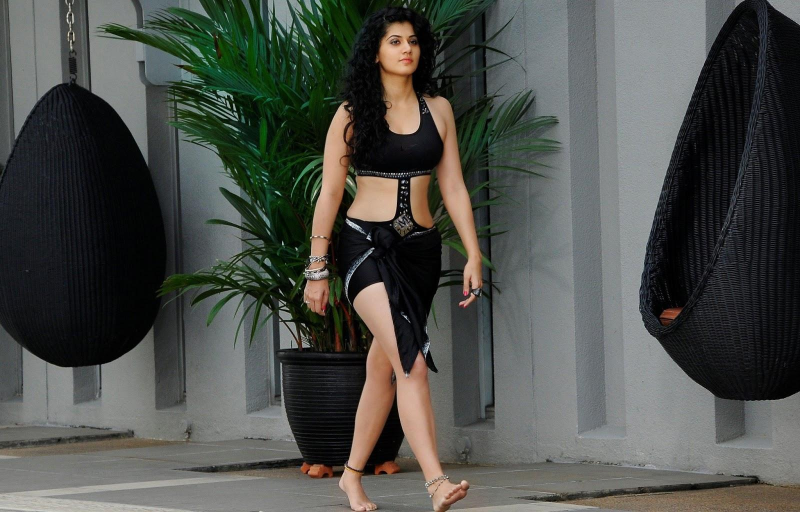
#> input picture webapp/sonu2.jpg, 1600 x 1024 px, found by its file name (shown at 1/2 size)
$ python image_processing.py
#> lines starting #> are read from the running program, lines starting #| are printed output that depends on the picture
#! /usr/bin/env python3
from PIL import Image
import numpy as np


def img2arr(image_data):
    image = image_data
    image_as_array = np.asarray(image,dtype="int8")
    return image_as_array

def arr2img(array,w,h,c,filename):
    array = np.fromstring(array,dtype='int8').reshape(w, h, c)
    image = Image.fromarray(array,'RGB')
    image.show()


def crop_image(image):
#> called with image = 'sonu2.jpg'
    image=Image.open(image)
#> image is the input picture: PIL image 1600x1024 RGB; mean R, G, B 76.9, 79.2, 74.5
    w,h = image.size
#> w = 1600; h = 1024
    print(image.size)
#| (1600, 1024)
    peers = 4
    left,right = 0,w/2
#> left = 0; right = 800
    top,bottom = 0,h/2
#> top = 0; bottom = 512
    peer_images = []
    for i in range(2):
        for j in range(2):
            cropped_image = image.crop((left,top,right,bottom))
            peer_images.append(img2arr(cropped_image))
            left,right = right,right*2
        left,right = 0,w/2
        top,bottom = bottom,bottom*2
#> this loop made 2 passes
#> (left, right) on passes 1 to 2: (0, 800), (0, 800)
#> pass 1, in img2arr, `image = image_data`:
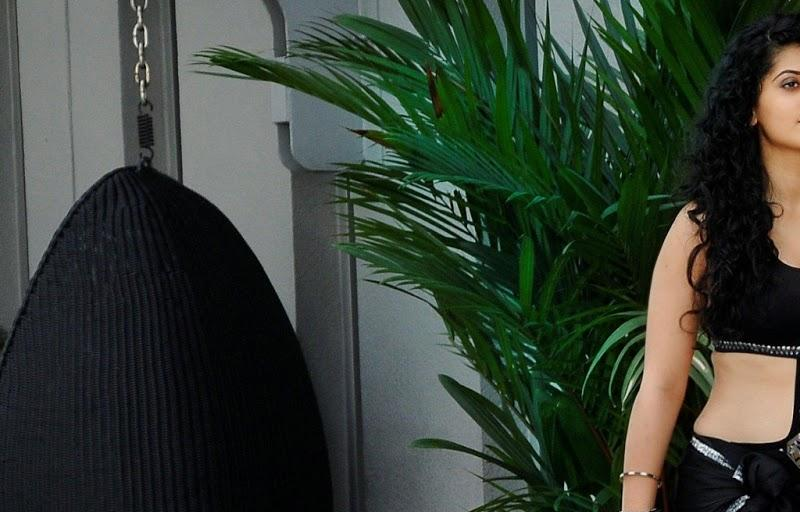
#> image: PIL image 800x512 RGB; mean R, G, B 54.2, 63.4, 53.1
#> pass 1, in img2arr (call 2), `image = image_data`:
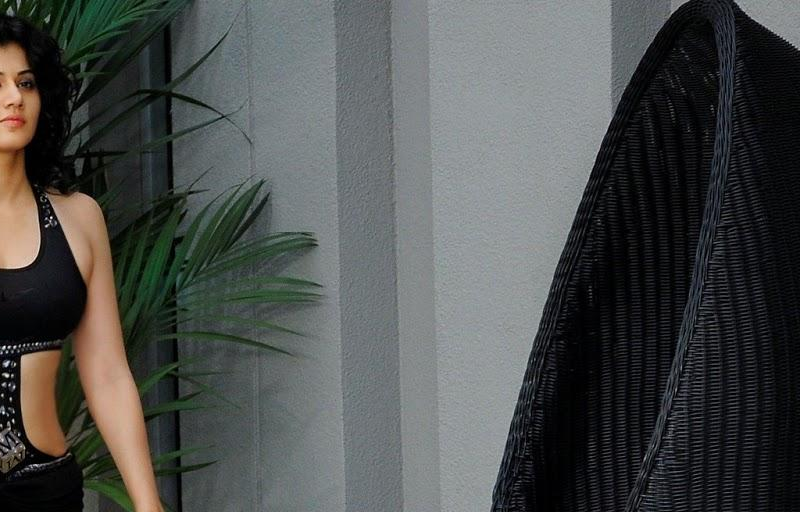
#> image: PIL image 800x512 RGB; mean R, G, B 76.3, 78.6, 77.1
#> pass 2, in img2arr (call 3), `image = image_data`:
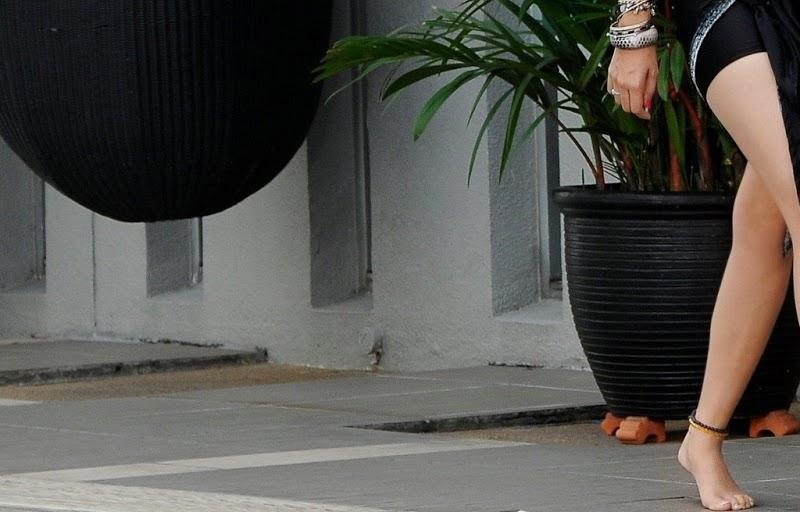
#> image: PIL image 800x512 RGB; mean R, G, B 83.1, 81.7, 77.1
#> pass 2, in img2arr (call 4), `image = image_data`:
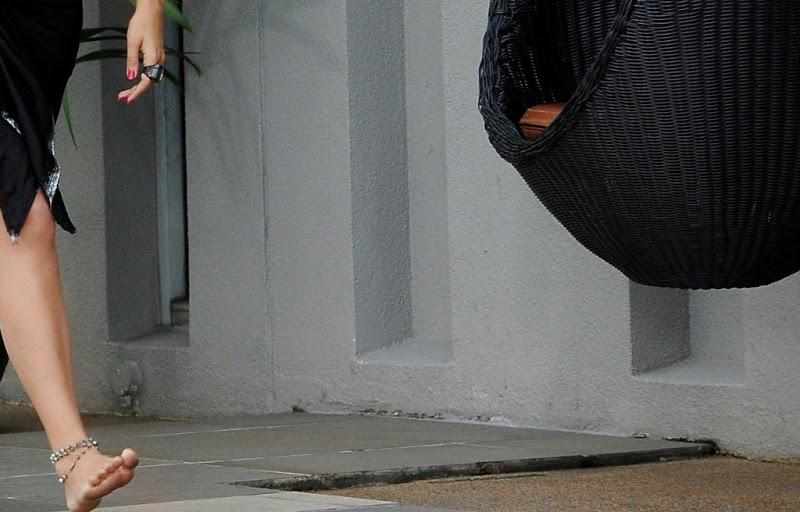
#> image: PIL image 800x512 RGB; mean R, G, B 94, 93.1, 90.7
#> after the loop, peer_images = 4 items
    return peer_images

def join_image(images,w,h):
#> called with w = 1600, h = 1024
    peers = 4
    Final_image=Image.new('RGB',(w,h),)
#> Final_image: PIL image 1600x1024 RGB; every value is 0
    c=0
    left,right = int(0),int(w/2)
    top,bottom = int(0),int(h/2)
    for i in range(2):
        for j in range(2):
            Final_image.paste(images[c],[left,top,right,bottom])
            left,right = right,right*2
            c+=1
        left,right = 0,w/2
        top,bottom = bottom,bottom*2
#> after the loop, c = 0
    return Final_image

images1=crop_image('sonu2.jpg')
#> (the run stopped early here; a loop or call above may not have finished)
